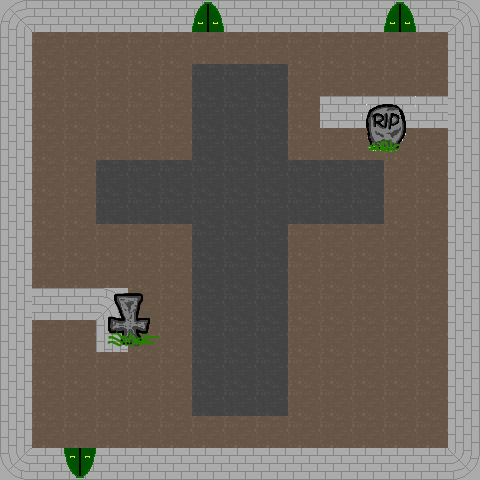

Tiled map render using the project's own tile images. Description and the map definition, with tile-layer contents summarised, below:
An orthogonal 15x15 tile map with 32x32 px tiles, 3 tile layers (Tile Layer 1, walls, Tile Layer 2), 9 tilesets and 5 objects (3x carpet, 2x heart).

<map version="1.0" orientation="orthogonal" width="15" height="15" tilewidth="32" tileheight="32">
 <tileset firstgid="1" name="tiles-wall-floor" tilewidth="32" tileheight="32">
  <image source="../../graphics/sprites/tiles-wall-floor.png" width="128" height="128" />
 </tileset>
 <tileset firstgid="17" name="walls-with-door" tilewidth="32" tileheight="32">
  <image source="../../graphics/sprites/walls-with-door.png" width="128" height="128" />
 </tileset>
 <tileset firstgid="33" name="carpet" tilewidth="32" tileheight="32">
  <image source="../../graphics/sprites/carpet.png" width="32" height="32" />
 </tileset>
 <tileset firstgid="34" name="sand" tilewidth="32" tileheight="32">
  <image source="../../graphics/sprites/sand.png" width="64" height="64" />
 </tileset>
 <tileset firstgid="38" name="gargyole" tilewidth="64" tileheight="64">
  <image source="../../graphics/sprites/gargyole.png" width="64" height="64" />
 </tileset>
 <tileset firstgid="39" name="gravestone1" tilewidth="32" tileheight="32">
  <image source="../../graphics/sprites/grave.png" width="64" height="64" />
 </tileset>
 <tileset firstgid="43" name="gravestone2" tilewidth="64" tileheight="64">
  <image source="../../graphics/sprites/grave2.png" width="64" height="64" />
 </tileset>
 <tileset firstgid="44" name="heart" tilewidth="32" tileheight="32">
  <image source="../../graphics/sprites/heart.png" width="32" height="32" />
 </tileset>
 <tileset firstgid="45" name="sand-grey" tilewidth="32" tileheight="32">
  <image source="../../graphics/sprites/sand-grey.png" width="64" height="64" />
 </tileset>
 <layer name="Tile Layer 1" width="15" height="15">
  <data>[225 cells, 225 non-empty, 14 distinct tile ids]</data>
 </layer>
 <layer name="walls" width="15" height="15">
  <data>[225 cells, 8 non-empty, 3 distinct tile ids]</data>
 </layer>
 <objectgroup name="objects" width="15" height="15">
  <object name="carpet" type="carpet" gid="33" x="64" y="432" width="32" height="16">
   <properties>
    <property name="target" value="4" />
   </properties>
  </object>
  <object name="carpet" type="carpet" gid="33" x="384" y="32" width="32" height="16">
   <properties>
    <property name="locked" value="yes" />
    <property name="target" value="5" />
   </properties>
  </object>
  <object name="carpet" type="carpet" gid="33" x="192" y="32" width="32" height="16">
   <properties>
    <property name="target" value="2" />
   </properties>
  </object>
  <object name="heart" type="heart" gid="44" x="386" y="54" width="32" height="32" />
  <object name="heart" type="heart" gid="44" x="167" y="306" width="32" height="32" />
 </objectgroup>
 <layer name="Tile Layer 2" width="15" height="15">
  <data>[225 cells, 5 non-empty, 5 distinct tile ids]</data>
 </layer>
</map>
